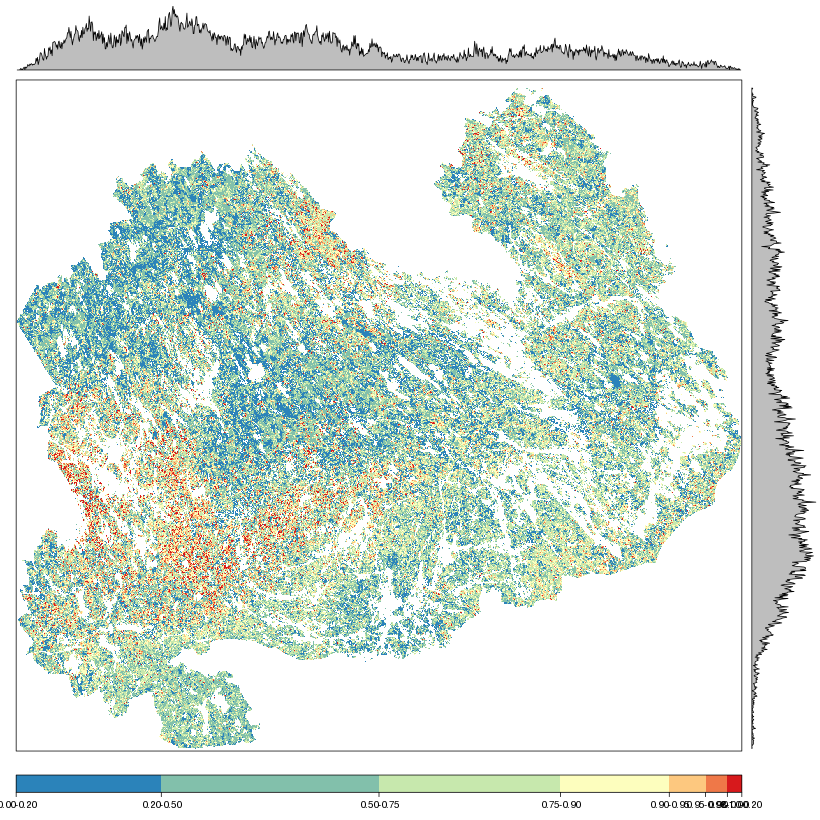
#> input picture figs/Figure2/levelplots/p1.png, 820 x 820 px; its folder holds only this picture in this run
$ python crop_marginal_plots.py
#> lines starting #> are read from the running program, lines starting #| are printed output that depends on the picture
#!/usr/bin/env python

from PIL import Image
import glob, os

# Define crop sizes in pixels
x_crop = 75
y_crop = 75

# Where to save the marginal plots
output_folder = "marginal_plots"

# Define how much needs to be cropped in order to get rid of the legend
legend_crop = 760

for infile in glob.glob("p*.png"):

    print("Processing image %s" % infile)

    filename, ext = os.path.splitext(infile)
    prefix = filename.split("_")[0]
    im = Image.open(infile)
#> im is the input picture: PIL image 820x820 RGB; mean R, G, B 215.1, 227.2, 218.6

    # Original image size
    width, height = im.size
#> width = 820; height = 820
    # First, crop off the legend
    im_noleg = im.crop((0, 0, width, legend_crop))
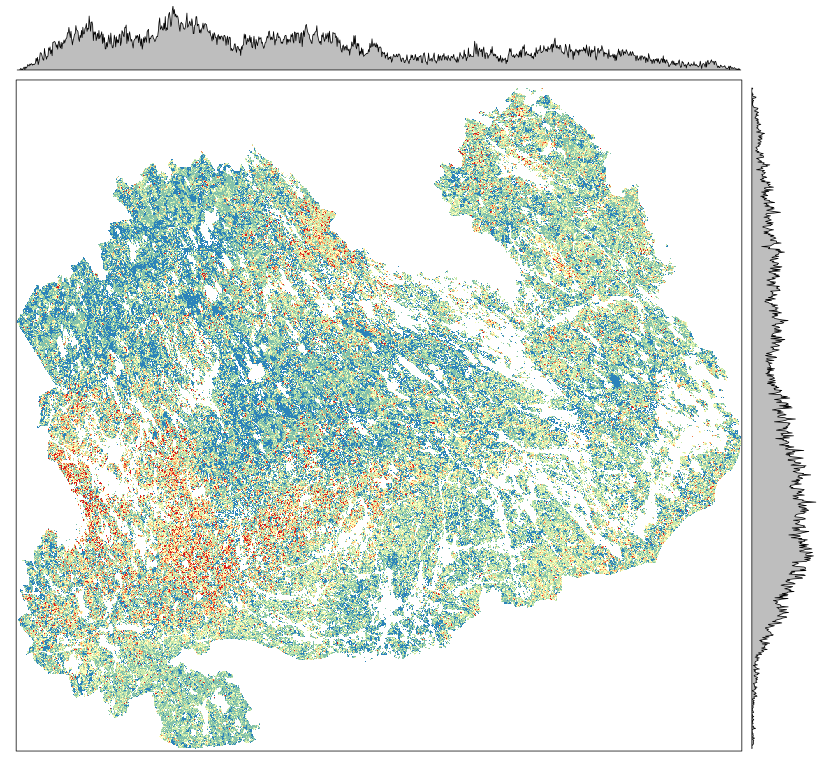
#> im_noleg: PIL image 820x760 RGB; mean R, G, B 214.5, 227, 218.1
    #im.save(filename + "_noleg.png")

    # Process both x and y marginal plots

    # Update image size
    width, height = im_noleg.size
#> height = 760

    im_x_plot = im_noleg.crop((0, 0, width, x_crop))
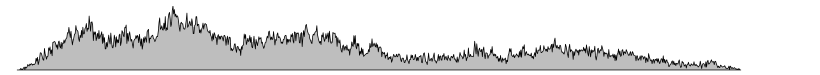
#> im_x_plot: PIL image 820x75 RGB; min 0, max 255, mean 227.3
    im_y_plot = im_noleg.crop((width-y_crop, 0, width, height))
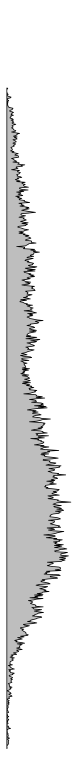
#> im_y_plot: PIL image 75x760 RGB; min 0, max 255, mean 227.6

    # Save the cropped images
    im_noleg.save(prefix + ".png")
    im_x_plot.save(os.path.join(output_folder, prefix + "_xplot.png"))
    im_y_plot.save(os.path.join(output_folder, prefix + "_yplot.png"))
